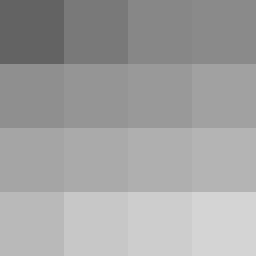
#> input picture Atividade_3/images/normal/imageE.bmp, 256 x 256 px
$ jupyter execute exercicio9.ipynb
#> lines starting #> are read from the running program, lines starting #| are printed output that depends on the picture; long printed decimals are rounded
[cell 1]
from PIL import Image
import numpy as np
import matplotlib.pyplot as plt
import os
from sklearn import metrics

FILES_DIR = os.path.abspath('images')

[cell 2]
def gammaCorrection(imageName, gamma = 1.0, c = 1, epsilon = 1e-10):
	image = Image.open(f'{FILES_DIR}/noise/{imageName}')
	image = np.asarray(image)

	gammaImage = c * np.power((image.ravel() + epsilon) / 255, gamma) * 255
	gammaImage = np.clip(gammaImage, 0, 255).reshape(*image.shape)

	imageName = imageName.split('.')[0] + f'_{gamma}.' + imageName.split('.')[1]

	gammaImage = Image.fromarray(gammaImage.astype(np.uint8), mode = 'L')
	gammaImage.save(f'{FILES_DIR}/gammaCorrection/{imageName}')
	gammaImage.show()

def computeMetrics(imageA, imageB):
	imageA = np.asarray(imageA).astype(np.float32)
	imageB = np.asarray(imageB).astype(np.float32)

	medianAbsoluteError = metrics.mean_absolute_error(imageA.ravel(), imageB.ravel())
	meanSquaredError = metrics.mean_squared_error(imageA.ravel(), imageB.ravel())

	return medianAbsoluteError, meanSquaredError

[cell 3]
os.makedirs(f'{FILES_DIR}/noise/', exist_ok = True)
os.makedirs(f'{FILES_DIR}/normal/', exist_ok = True)
os.makedirs(f'{FILES_DIR}/gammaCorrection/', exist_ok = True)

originalImageName = 'imageE.bmp'
noisedImageName = 'imageE_gaussianNoise.bmp'

originalImage = Image.open(f'{FILES_DIR}/normal/{originalImageName}')
#> originalImage is the input picture: PIL image 256x256 L; min 99, max 212, mean 161.9
originalImage.show()

noisedImage = Image.open(f'{FILES_DIR}/noise/{noisedImageName}')
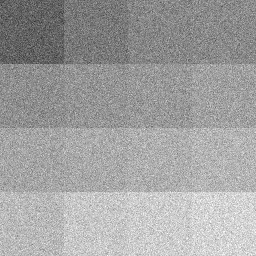
#> input picture Atividade_3/images/noise/imageE_gaussianNoise.bmp, 256 x 256 px
#> noisedImage is the input picture: PIL image 256x256 L; min 45, max 255, mean 161.4
noisedImage.show()

for gamma in [0.04, 0.4, 2.5, 10]:
    print(f'Gamma: {gamma}')
    gammaCorrection(noisedImageName, gamma = gamma)
#> in gammaCorrection, `gammaImage = np.clip(gammaImage, 0, 255).reshape(*image.shape)`:
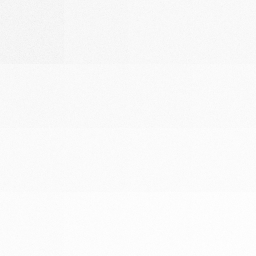
#> gammaImage: shape (256, 256) float64; min 237.9, max 255, mean 250.1

    imageGammaName = noisedImageName.split('.')[0] + f'_{gamma}.' + noisedImageName.split('.')[1]
    mae, mse = computeMetrics(Image.open(f'{FILES_DIR}/normal/{originalImageName}'), Image.open(f'{FILES_DIR}/gammaCorrection/{imageGammaName}'))
#> in computeMetrics, `medianAbsoluteError = metrics.mean_absolute_error(imageA.ravel(), imag..`: medianAbsoluteError = 87.78
#> in computeMetrics, `meanSquaredError = metrics.mean_squared_error(imageA.ravel(), imageB.r..`: meanSquaredError = 8490.4
#> mae = 87.78; mse = 8490.4

    print(f'Erro Médio Absoluto: {mae}')
#| Erro Médio Absoluto: 87.777
    print(f'Erro Médio Quadrático: {mse}', '\n')
#| Erro Médio Quadrático: 8490.402
